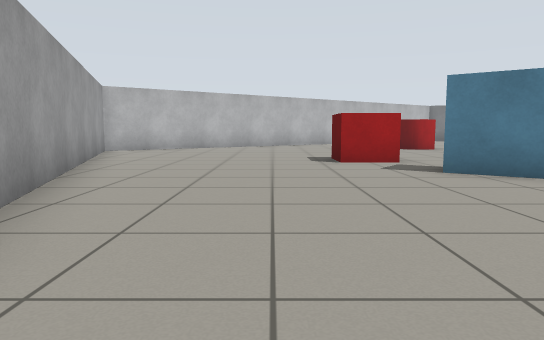
View 1 (above)

23 first-person views from a walk through a world built for the Gazebo simulator. The camera is 0.68 m above the floor, tilts 6° down and sees 70° across. The floor is counted in squares, 1 m on a side. Each view is taken from the middle of a square. On the plan, view 1 faces up. The plan holds only what a view shows up to about 11 squares ahead; the rest is blank. The robots in the file are not drawn.

View 2
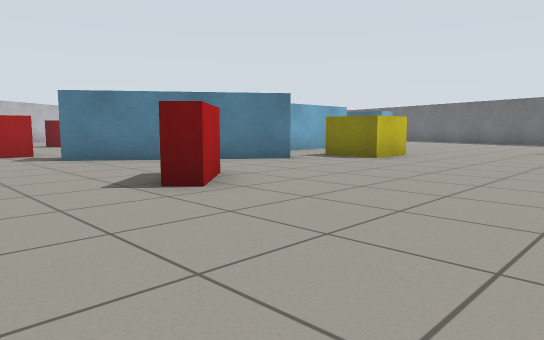

View 3
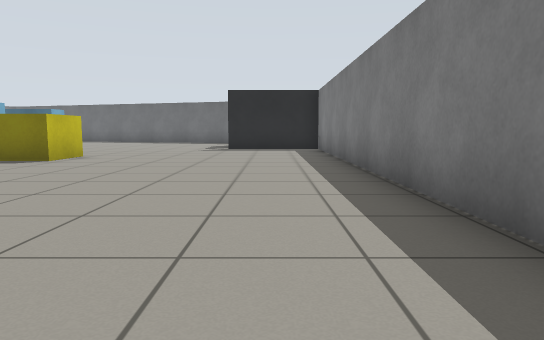

View 4
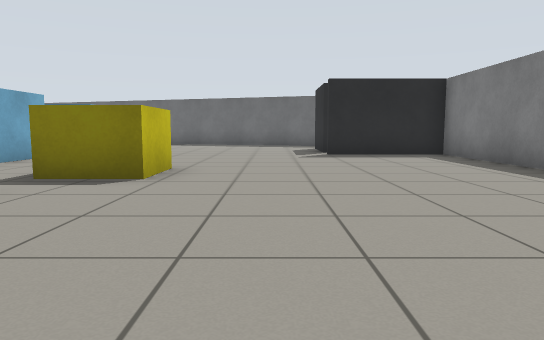

View 5
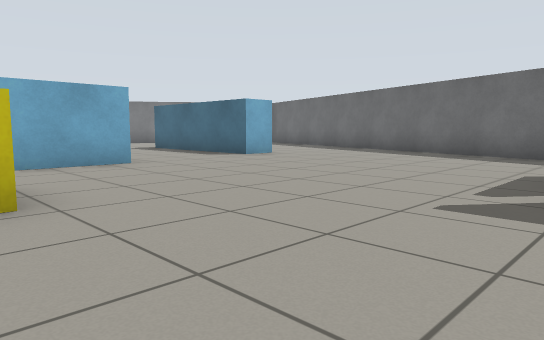

View 6
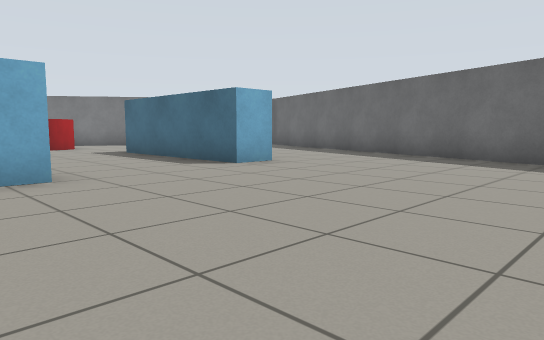

View 7
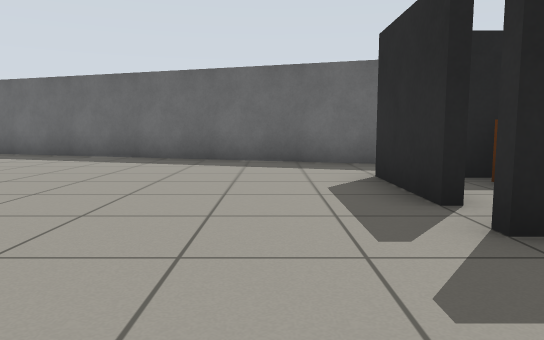

View 8
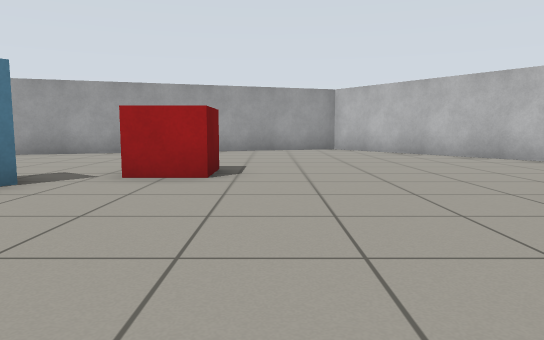

View 9
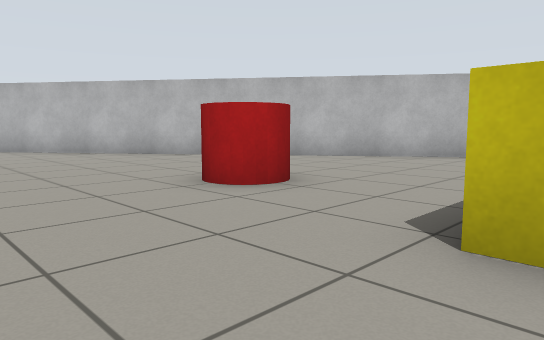

View 10
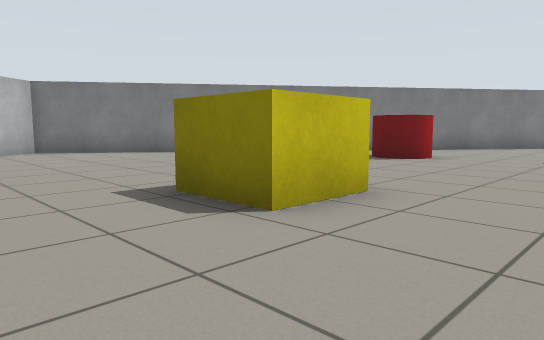

View 11
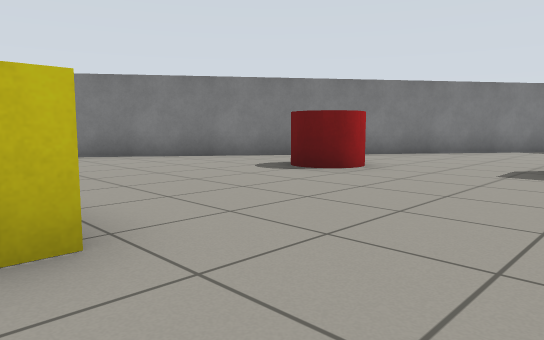

View 12
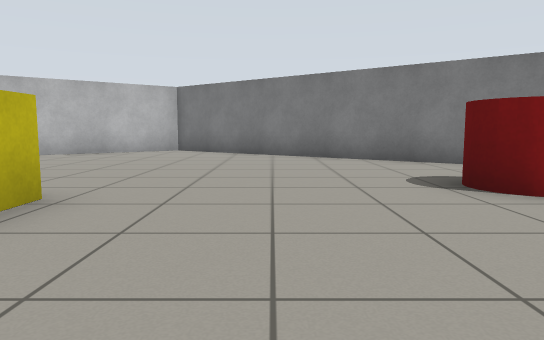

View 13
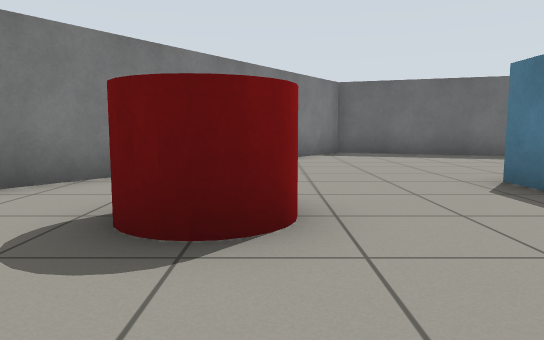

View 14
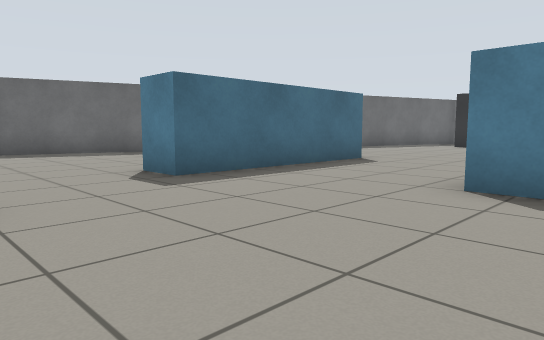

View 15
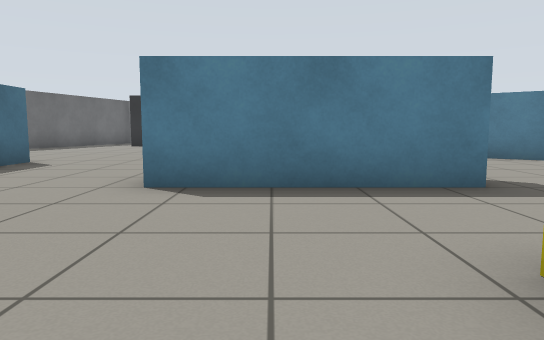

View 16
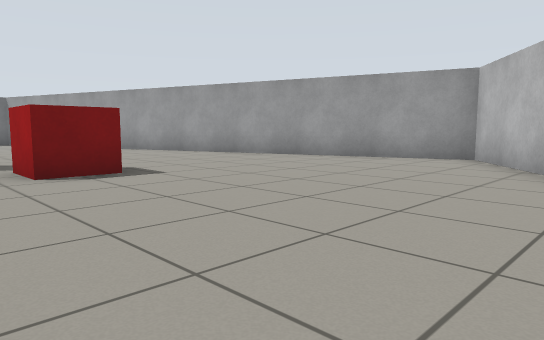

View 17
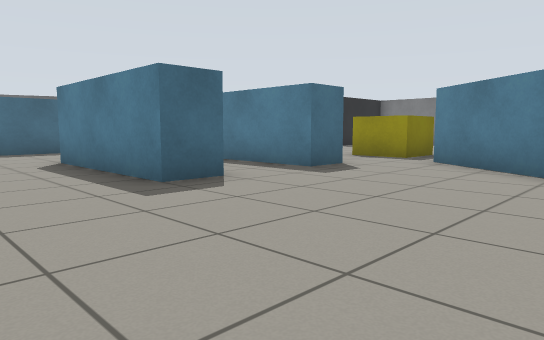

View 18
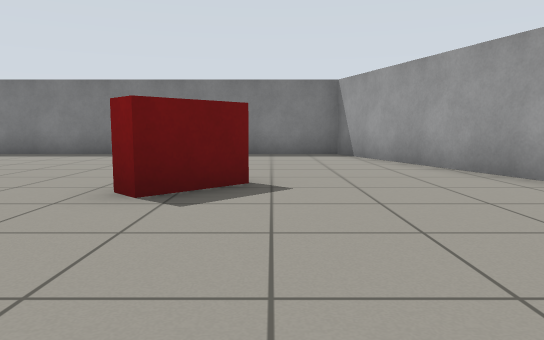

View 19
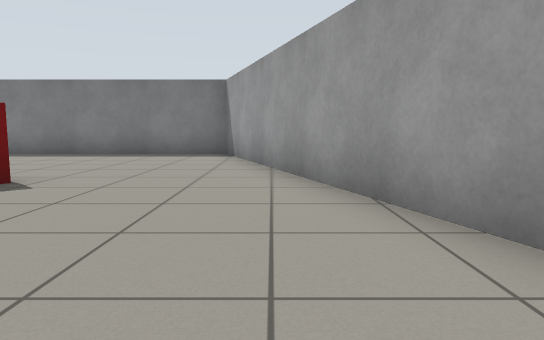

View 20
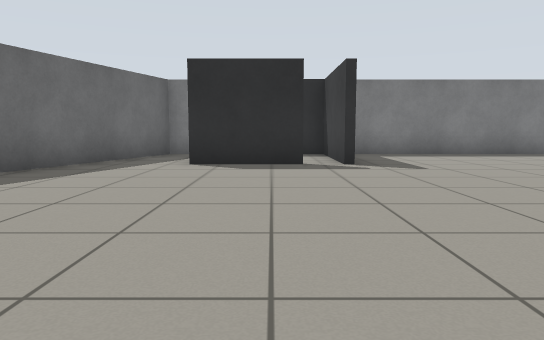

View 21
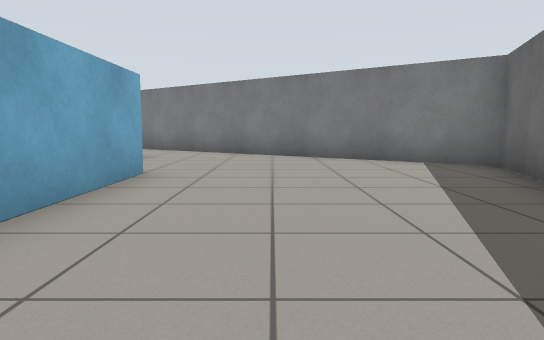

View 22
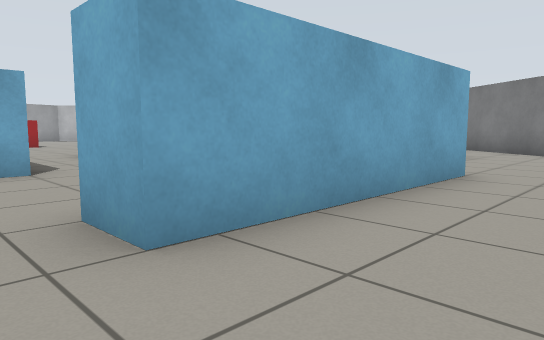

View 23
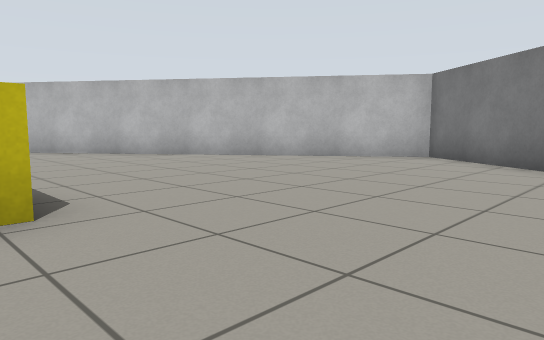

### Floor plan
Points are (right, up) in squares from view 1. A wall is a line through its corners. A room is listed if a view was taken in it or the views show most of it. See-through windows are left out.
Room 1 (views 1, 2, 3, 4, 5, 6, 7, 8, 9, 10, 11, 12, 13, 14, 15, 16, 17, 18, 19, 20, 21, 22, 23)
walls: (8.5, 8.4) (8.5, 9.5) (12.5, 9.5); (8.5, 5.4) (8.5, 6.5) (11.1, 6.5); (12.5, 6.6) (12.5, 6.1); (12.6, 5.5) (10.4, 5.5); (5, 5.6) (7.3, 3.9); (6.7, 3.1) (2.6, 6.1); (16, 6) (16, 11) (17, 11) (17, 6) (16, 6); (13.6, -1.5) (13.6, -2.5); (14.4, -1.5) (16.6, -1.5); (13.4, -4.6) (13.4, -1.5); (18.4, -2.7) (23.2, 12.1) (9, 22.4) (-5.2, 12.1) (0.2, -4.6) (14.2, -4.6)
ways out: opening at (14, -2) to room 2; opening at (17.5, -2)
objects: red box (2, 8) to (2, 9); red box (3, 1) to (3, 2); red cylinder (5, 13) to (5, 14); yellow box (8, 2) to (9, 3); yellow box (8, 12) to (9, 13); red cylinder (15, 14) to (15, 15)
Room 2 (no view inside)
walls: (13.6, -2.5) (13.6, -4.5)
ways out: opening at (14, -2) to room 1
objects: brown box (15, -4) to (16, -3)

Positions as (right, up) in squares from view 1, and headings:
1: (0, 0), facing up
2: (0, -3), facing up-right
3: (0, -3), facing right
4: (3, 0), facing right
5: (9, -2), facing up-right
6: (11, 0), facing up-right
7: (11, 0), facing right
8: (8, 10), facing left
9: (9, 10), facing up-left
10: (6, 10), facing up-right
11: (9, 10), facing up-right
12: (12, 10), facing up
13: (12, 14), facing right
14: (11, 14), facing down-right
15: (11, 14), facing down
16: (4, 15), facing down-left
17: (4, 12), facing down-right
18: (2, 6), facing down
19: (-1, 6), facing down
20: (15, 6), facing down
21: (19, 5), facing up
22: (19, 5), facing up-left
23: (13, 13), facing up-left
